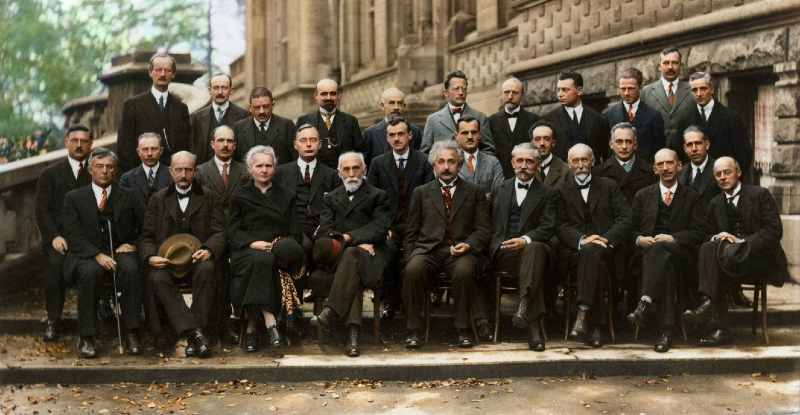
#> input picture data/imgs/20CTs_physicists.jpg, 1600 x 830 px, given in place of picMerge1.png, which was not available (shown at 1/2 size)
$ python imgFeatureDetection.py
#> lines starting #> are read from the running program, lines starting #| are printed output that depends on the picture; pictures that were not available may be replaced by others from this repository, and a replacement may not be noted
import cv2
from cv2.typing import IndexParams, SearchParams
import numpy as np

# 三种算法对比
# SIFT最慢，准确率最高
# SURF速度比SIFT快些，准确率差些
# ORB速度最快，可以实时检测，准确率最差


# [146 lines left out: functions siftExec, shitomasExec, surfExec, orbExec, bfMatchExec, flannMatchExec and 1 more, not called in this run]


def picMergeExec(img1, img2):
    """图片拼接"""
    gray1 = cv2.cvtColor(img1, cv2.COLOR_BGR2GRAY)
    gray2 = cv2.cvtColor(img2, cv2.COLOR_BGR2GRAY)

    sift = cv2.SIFT_create()
    kp1, des1 = sift.detectAndCompute(gray1, None)
    kp2, des2 = sift.detectAndCompute(gray2, None)

    bf = cv2.BFMatcher()
    matches = bf.knnMatch(des1, des2, k=2)
    matches = [[m for m, n in matches if m.distance < 0.7 * n.distance]]

    if len(matches[0]) < 4:
        print("匹配点数量不足4个")
        return None, None, None

    src_points = np.float32([kp1[m.queryIdx].pt for m in matches[0]]).reshape(-1, 1, 2)
    dst_points = np.float32([kp2[m.trainIdx].pt for m in matches[0]]).reshape(-1, 1, 2)
    # 计算单应性矩阵
    M, _ = cv2.findHomography(src_points, dst_points, cv2.RANSAC, 5.0)
    h1, w1 = img1.shape[:2]
    h2, w2 = img2.shape[:2]

    img1_pts = np.float32([[0, 0], [0, h1 - 1], [w1 - 1, h1 - 1], [w1 - 1, 0]]).reshape(
        -1, 1, 2
    )
    img2_pts = np.float32([[0, 0], [0, h2 - 1], [w2 - 1, h2 - 1], [w2 - 1, 0]]).reshape(
        -1, 1, 2
    )

    img1_pts_tran = cv2.perspectiveTransform(img1_pts, M)
    # 拼接
    pts = np.concatenate((img2_pts, img1_pts_tran), axis=0)
    # print(pts)
    # 对行聚合
    [xmin, ymin] = np.int32(pts.min(axis=0).ravel() - 1)
    [xmax, ymax] = np.int32(pts.max(axis=0).ravel() + 1)
    move_matrix = np.array([[1, 0, -xmin], [0, 1, -ymin], [0, 0, 1]])  # 平移矩阵
    # 对img1 进行平移透视变换
    result = cv2.warpPerspective(img1, move_matrix.dot(M), (xmax - xmin, ymax - ymin))
    # [7 lines of commented-out code are left out]

    result[-ymin : h2 - ymin, -xmin : w2 - xmin] = img2
    return result, img1, img2


def getImg(picName, size=None):
    path = f"./data/imgs/{picName}"
    img = cv2.imread(path)
    if size is not None:
        img = cv2.resize(img, size)
    return (img, path)


def main():
    chess = "shudu.png"
    chess_sc = "shudu_sc.png"
    j = "j.png"
    j_480 = "j_480.png"
    j_dot = "j_dot.png"
    picMerge1 = "picMerge1.png"
    picMerge2 = "picMerge2.png"

    # result, img, *_ = siftExec(getImg(chess)[0])  # Execute SIFT on the image
    # result, img, *_ = shitomasExec(getImg(chess)[0])  # Execute Shi-Tomas on the image
    # result, img, *_ = surfExec(getImg(chess)[0])  # Execute SURF on the image
    # result, img, *_ = orbExec(getImg(chess)[0])  # Execute ORB on the image
    # cv2.imshow("result", np.hstack((img, result)))

    # result, img1, img2 = bfMatchExec(
    #     getImg(j)[0], getImg(j_480)[0]
    # )  # Execute BF on the images
    # result, img1, img2 = flannMatchExec(
    #     getImg(j)[0], getImg(j_480)[0]
    # )  # Execute FLANN on the images

    # result, img1, img2 = picSearchExec(
    #     getImg(j)[0], getImg(j_480)[0]
    # )  # Execute findHomogragh to search the images
    result, img1, img2 = picMergeExec(
        getImg(picMerge1, (640, 480))[0], getImg(picMerge2, (640, 480))[0]
    )
#> in getImg, img is the input picture: shape (830, 1600, 3); mean B, G, R 65.3, 82.5, 91.4
#> in getImg, `img = cv2.resize(img, size)`:
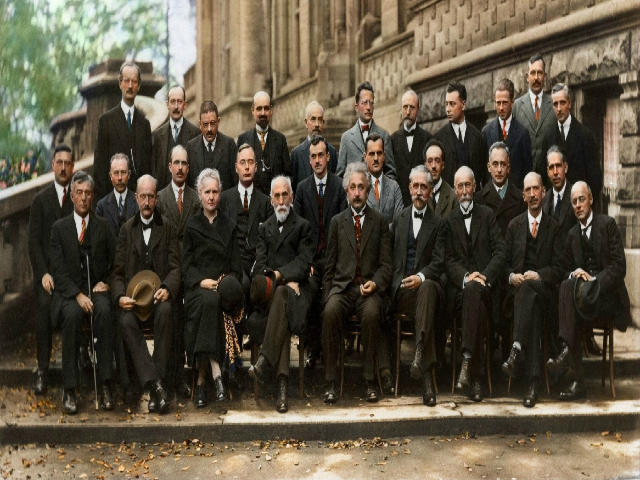
#> img: shape (480, 640, 3); mean B, G, R 65.2, 82.3, 91.3
#> call 2 of getImg, with picName = 'picMerge2.png', size = (640, 480)
#> in getImg (call 2), `path = f"./data/imgs/{picName}"`: path = './data/imgs/picMerge2.png'
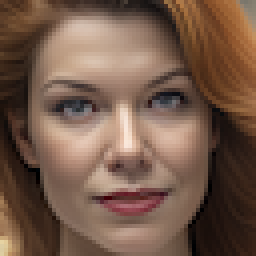
#> input picture data/imgs/CallAnnie.png, 64 x 64 px, given in place of picMerge2.png, which was not available (shown 4 times larger)
#> in getImg, img is the input picture: shape (64, 64, 3); mean B, G, R 73.8, 89.8, 116.9
#> in getImg (call 2), `img = cv2.resize(img, size)`:
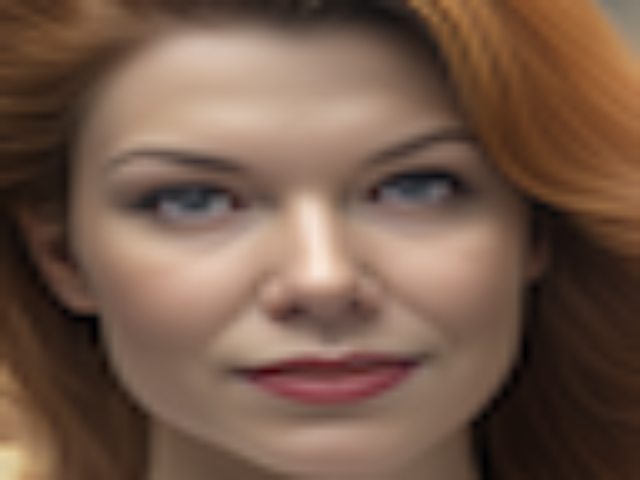
#> img: shape (480, 640, 3); mean B, G, R 73.7, 89.6, 116.8
#> in picMergeExec, `gray1 = cv2.cvtColor(img1, cv2.COLOR_BGR2GRAY)`:
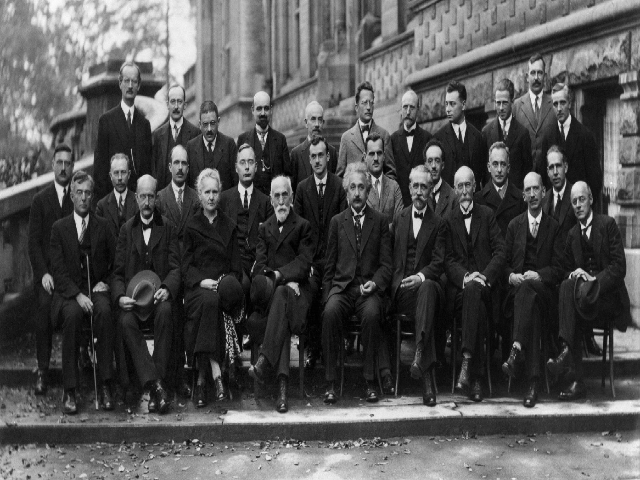
#> gray1: shape (480, 640); min 0, max 251, mean 83.1
#> in picMergeExec, `gray2 = cv2.cvtColor(img2, cv2.COLOR_BGR2GRAY)`:
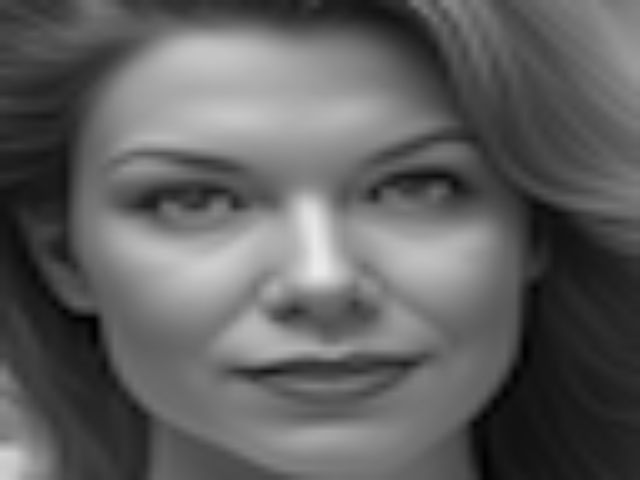
#> gray2: shape (480, 640); min 1, max 235, mean 95.9
#> in picMergeExec, `kp1, des1 = sift.detectAndCompute(gray1, None)`: kp1 = 2832 keypoints; strongest (x, y, size): (463, 173, 10.5), (531, 179, 9.5), (410, 140, 5), (468, 222, 4.7)
#> in picMergeExec, `kp2, des2 = sift.detectAndCompute(gray2, None)`: kp2 = 46 keypoints; strongest (x, y, size): (208, 188, 58.4), (202, 89, 84.9), (445, 259, 67.5), (313, 247, 50.8)
#> in picMergeExec, `matches = bf.knnMatch(des1, des2, k=2)`: matches = 2832 matches
#> in picMergeExec, `matches = [[m for m, n in matches if m.distance < 0.7 * n.distance]]`: matches = 1 matches
#> in picMergeExec, `src_points = np.float32([kp1[m.queryIdx].pt for m in matches[0]]).resh..`: src_points = [[84.15, 300.6], [100.1, 120.7], [151.5, 267.7], [252, 295.4], [331.6, 152.5], [495, 68.91], [539.1, 151], [605.5, 176.1], [617.4, 435.2]]
#> in picMergeExec, `dst_points = np.float32([kp2[m.trainIdx].pt for m in matches[0]]).resh..`: dst_points = [[202.4, 89.29], [139.6, 420.1], [104, 59.41], [448.7, 154.6], [403.7, 364.3], [63.12, 250.3], [420.3, 380.6], [469.9, 377.7], [77.61, 301.9]]
#> in picMergeExec, `M, _ = cv2.findHomography(src_points, dst_points, cv2.RANSAC, 5.0)`: M = [[2.41, -1.41, 39.2], [1.36, -2.63, 512.6], [0.00396, -0.00503, 1]]
#> in picMergeExec, `img1_pts_tran = cv2.perspectiveTransform(img1_pts, M)`: img1_pts_tran = [[39.2, 512.6], [453.2, 530.1], [806.9, 110.2], [448.2, 391.8]]
#> in picMergeExec, `pts = np.concatenate((img2_pts, img1_pts_tran), axis=0)`: pts = [[0, 0], [0, 479], [639, 479], [639, 0], [39.2, 512.6], [453.2, 530.1], [806.9, 110.2], [448.2, 391.8]]
#> in picMergeExec, `[xmin, ymin] = np.int32(pts.min(axis=0).ravel() - 1)`: xmin = -1
#> in picMergeExec, `[xmax, ymax] = np.int32(pts.max(axis=0).ravel() + 1)`: xmax = 807; ymax = 531
#> in picMergeExec, `move_matrix = np.array([[1, 0, -xmin], [0, 1, -ymin], [0, 0, 1]])`: move_matrix = [[1, 0, 1], [0, 1, 1], [0, 0, 1]]
#> in picMergeExec, `result = cv2.warpPerspective(img1, move_matrix.dot(M), (xmax - xmin, y..`:
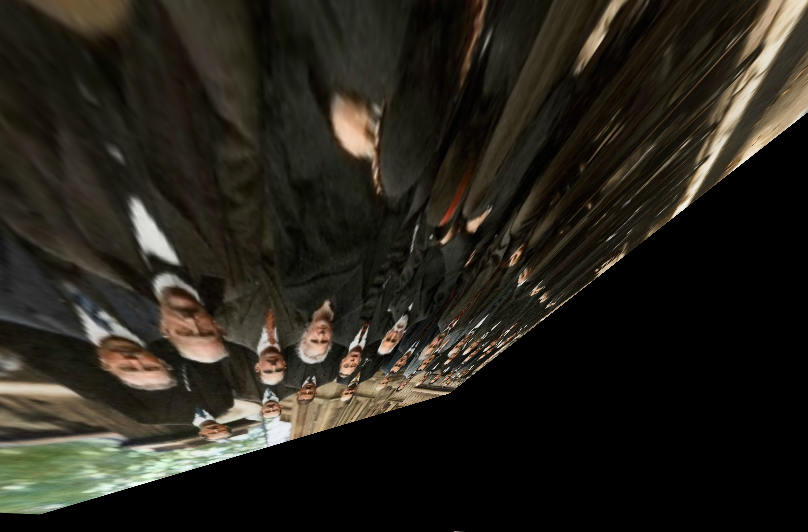
#> result: shape (532, 808, 3); mean B, G, R 27.3, 35.4, 38.8
#> in picMergeExec, `result[-ymin : h2 - ymin, -xmin : w2 - xmin] = img2`:
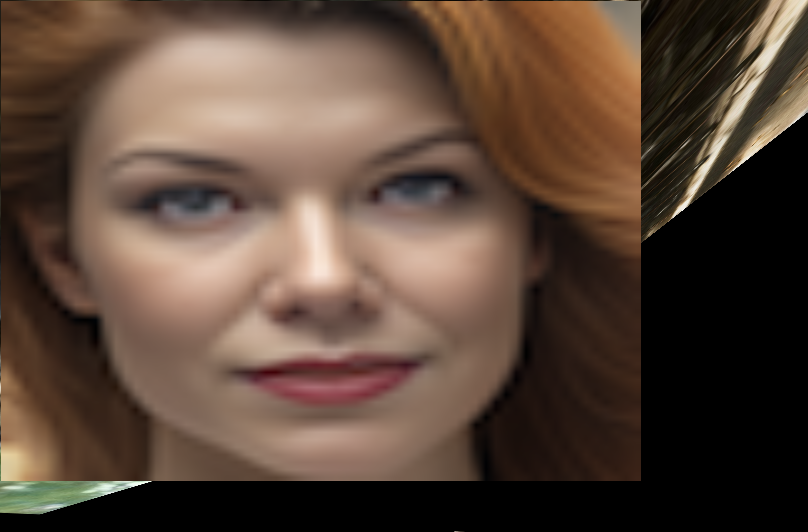
#> result: shape (532, 808, 3); mean B, G, R 57.1, 69.9, 89.8

    if result is not None:
        cv2.imshow("result", result)
    else:
        print("no result")

    cv2.waitKey(0)
    cv2.destroyAllWindows()


if __name__ == "__main__":
    main()
